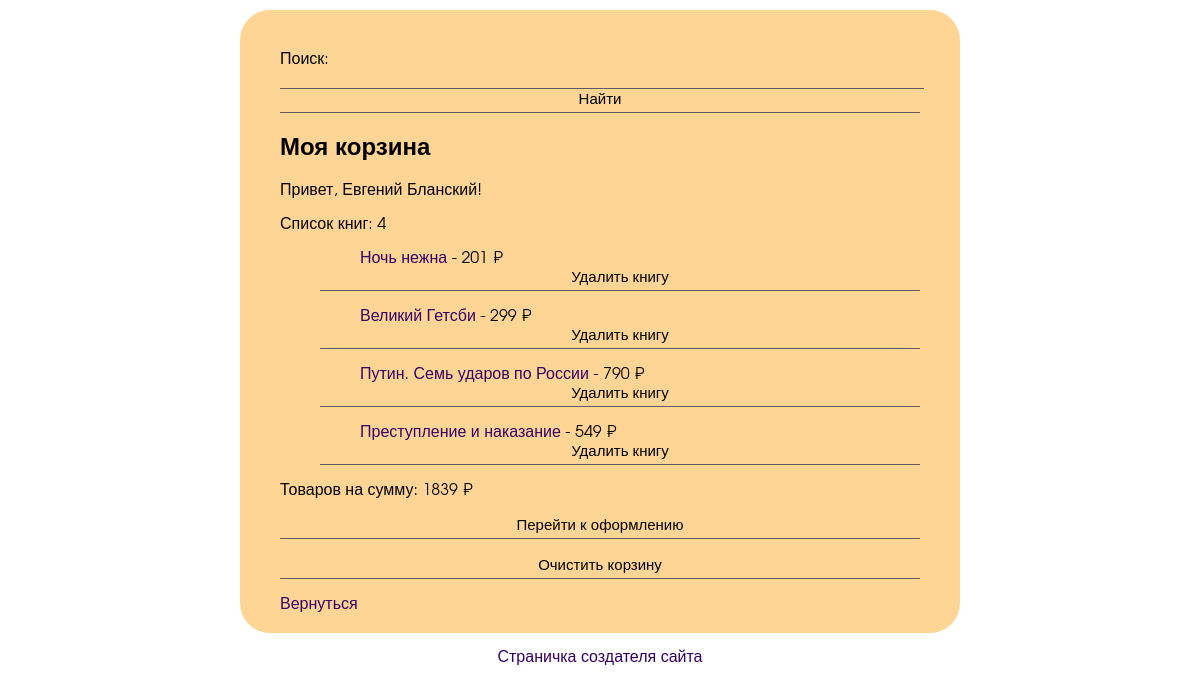
Screenshot of /cart (signed in) with the database file from the repository.
### bookshop/models.py (models this page shows, shortened)
class Book(models.Model):
    book_name = models.CharField(max_length=90, verbose_name="Название книги")
    description = models.TextField(verbose_name="Описание")
    pages = models.IntegerField(verbose_name="Количество страниц")
    price = models.IntegerField(verbose_name="Цена")
    language = models.ForeignKey(Language, on_delete=models.CASCADE, verbose_name="Язык")
    author = models.ManyToManyField(Author, verbose_name="Автор")
    genre = models.ManyToManyField(Jenre, verbose_name="Жанр")
    photo = models.ImageField(null=True, blank=True, upload_to="images/")

### bookshop/views.py (the view)
# urls.py: path('cart', views.cart, name='cart'),
def cart(request):
    if request.method == 'POST':
        if request.POST.get('delete_book') == 'delete_book':
            book_pk = request.POST.get('book_pk')
            man = Cart.objects.get(cart_man = request.user)
            book_delete = man.cart_items.remove(book_pk)
        elif request.POST.get('clear_cart') == "clear_cart":
            Cart.objects.filter(cart_man__exact=request.user.id).delete()
            return render(request, 'bookshop/cart.html')
        else:
            new_book_pk = request.POST.get('book_pk')
            new_book = Book.objects.get(pk=new_book_pk)
            if Cart.objects.filter(cart_man__exact=request.user.id).exists():
                man = Cart.objects.get(cart_man = request.user)
                man.cart_items.add(new_book)
            else:
                c = Cart(cart_man = request.user)
                c.save()
                c.cart_items.add(new_book)
    else:
        if not Cart.objects.filter(cart_man__exact=request.user.id).exists():
            return render(request, 'bookshop/cart.html')
    man = Cart.objects.get(cart_man = request.user)
    items = man.cart_items.all()
    total_sum = items.aggregate(Sum('price'))['price__sum']
    context = {'user_name': man, 'new_book': items, 'total_sum': total_sum}
    return render(request, 'bookshop/cart.html', context)

### bookshop/templates/bookshop/cart.html (shortened to what this page needs)
{% extends "bookshop/base.html" %}
{% block content %}
<h2>Моя корзина</h2>
<p>Привет, {{user.first_name}} {{user.last_name}}!</p>
{% if new_book %}
Список книг:  {{ new_book|length }}
<ul>
    {% for book in new_book %}
        <ol> <a href="{% url 'book_detail' book.pk %}">{{book.book_name}}</a> - {{book.price}} ₽ </ol>
        <form action="{% url 'cart' %}" method="POST">
            <input type="submit" value="Удалить книгу">
        </form>
    {% endfor %}
</ul>
<p>Товаров на сумму: {{total_sum}} ₽
</p>
<form action="{% url 'purchase' %}" method="POST">
    <input type="submit" value="Перейти к оформлению" />
</form>
{% else %}
<p> Ваша корзина пуста. </p>
{% endif %}
<p>
    <form action="{% url 'cart' %}" method="POST">
        <input type="submit" value="Очистить корзину">
    </form>
</p>
<a href="{% url 'home' %}">Вернуться</a>
{% endblock content %}

### bookshop/static/bookshop/style.css (style rules this page uses)
body { background-color: rgb(255, 255, 255); color: black; font: normal 16px Avantgarde, TeX Gyre Adventor, URW Gothic L, sans-serif; text-align: start; max-width: 60%; padding-top: 10px; margin: auto; }
a { color: rgb(51, 0, 102); text-decoration: none; }
.create_book input, input, textarea, select { border: none; outline: none; border-bottom: 1px solid rgb(97, 92, 92); font-family: inherit; font-size: 15px; background: transparent; width: 100%; padding-bottom: 5px; }

### rows the page displays
Book: book_name "Ночь нежна", price "201"
Book: book_name "Великий Гетсби", price "299"
Book: book_name "Путин. Семь ударов по России", price "790"
Book: book_name "Преступление и наказание", price "549"

### other values shown
{{ user.first_name }} "Евгений"
{{ user.last_name }} "Бланский"
{{ new_book|length }} "4"
{{ total_sum }} "1839"
